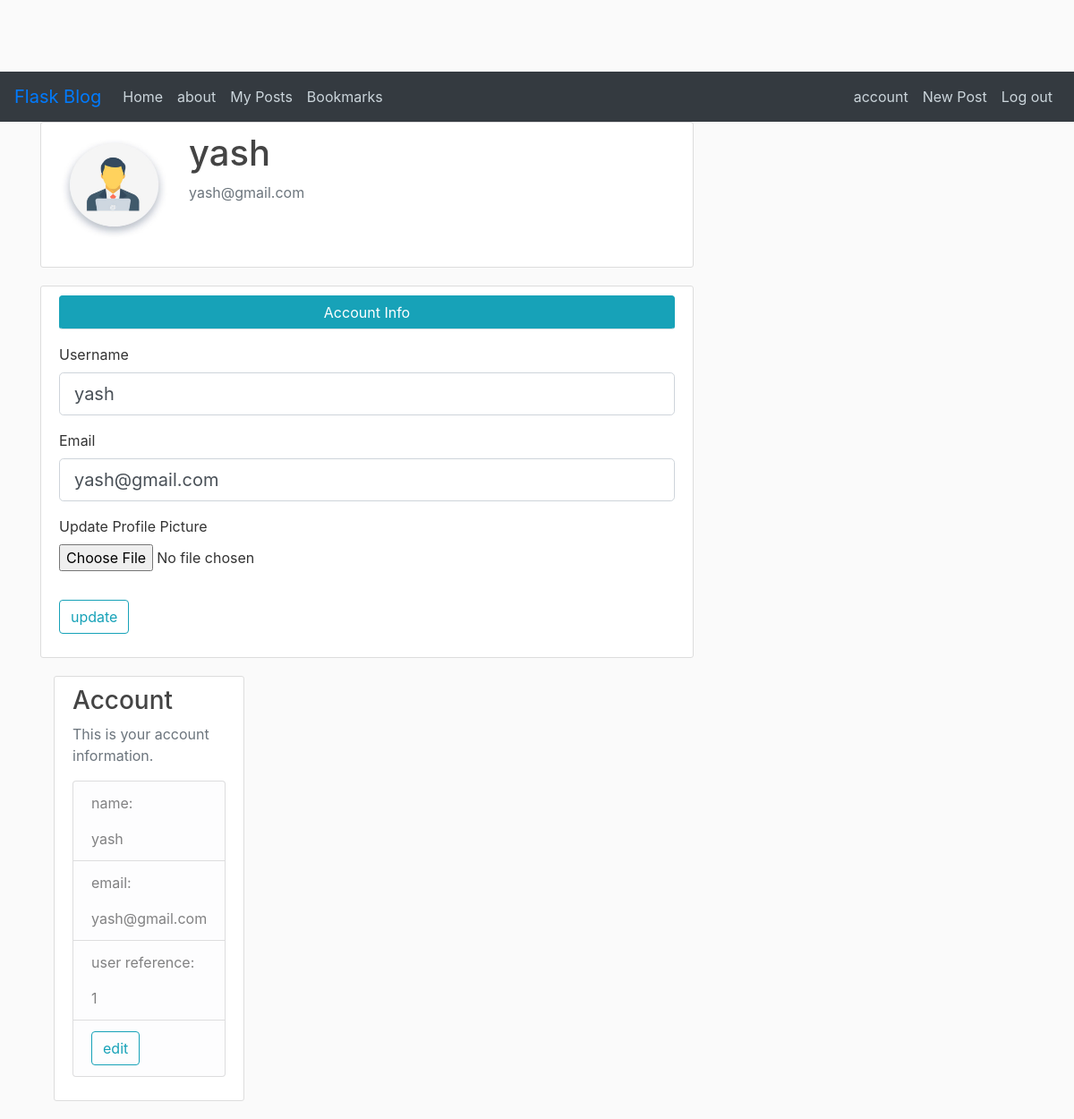
Page /account (signed in) on the committed database.
### flaskblog/models.py (models this page shows, shortened)
class User(db.Model, UserMixin):
	id = db.Column(db.Integer, primary_key = True)
	username = db.Column(db.String(20), unique = True, nullable = False)
	email = db.Column(db.String(120), unique = True, nullable = False)
	image_file = db.Column(db.String(20), nullable = False, default = 'default.jpg')
	password = db.Column(db.String(60), nullable = False)
	posts = db.relationship('Post', backref = 'author', lazy = True)
	bookmarks = db.relationship('Post', secondary=user_bookmarks, backref=db.backref('users', lazy='dynamic'))
	comments = db.relationship('Comment', backref = 'commenter', lazy= True)

### flaskblog/routes.py (the view)
@app.route("/account", methods=['GET', 'POST'])
@login_required
def account():
	image_file = url_for('static', filename='profile_pics/' + current_user.image_file)
	form = UpdateForm()
	if form.validate_on_submit():
		if form.picture.data:
			picture_file = save_picture(form.picture.data)
			current_user.image_file = picture_file
		current_user.username = form.username.data
		current_user.email = form.email.data
		db.session.commit()
		flash('Info has been updated', 'success')
		return redirect(url_for('account'))
	elif request.method == 'GET':
		form.username.data = current_user.username
		form.email.data = current_user.email
	return render_template('account.html', title='Account', form = form, image_file = image_file)

### flaskblog/forms.py (shortened to what this page needs)
class UpdateForm(FlaskForm):
	username = StringField('Username', validators=[DataRequired(), Length(min=2, max=20)])
	email = StringField('Email', validators=[DataRequired(), Email()])
	picture = FileField('Update Profile Picture', validators = [FileAllowed(['jpg', 'png'])])
	submit = SubmitField('update')

### flaskblog/models.py (called while the page is built)
@login_manager.user_loader
def load_user(user_id):
	return User.query.get(int(user_id))

### flaskblog/templates/account.html (shortened to what this page needs)
 {% extends "layout.html" %}
{% block content %}
<div class="content-section">
  <div class="media">
    <img class="rounded-circle account-img" src="{{ image_file }}">
    <div class="media-body">
      <h2 class="account-heading">{{ current_user.username }}</h2>
      <p class="text-secondary">{{ current_user.email }}</p>
    </div>
  </div>
 </div>
  <div class="content-section">
		<form method="POST" action="" enctype="multipart/form-data">
			<fieldset class="form-group">
				<legend class="border-bottom mb-3 btn btn-info">Account Info</legend>
				<div class="form-group">
					{{ form.username.label(class="form-control-label") }}
					{{ form.username(class="form-control form-control-lg") }}
				</div>
				<div class="form-group">
					{{ form.email.label(class="form-control-label") }}
					{{ form.email(class="form-control form-control-lg") }}
				</div>
				<div class="form-group">
					{{ form.picture.label() }}
					{{ form.picture(class="form-control-file") }}
				</div>
			</fieldset>
			<div class="form-group">
				{{ form.submit(class="btn btn-outline-info") }}
			</div>
		</form>
{% endblock content %}

### flaskblog/templates/layout.html (shortened to what this page needs)
<!DOCTYPE html>
<html>
<head>
      <link rel="stylesheet" href="https://maxcdn.bootstrapcdn.com/bootstrap/4.0.0/css/bootstrap.min.css">
      <link rel="stylesheet" href="https://use.fontawesome.com/releases/v5.7.0/css/all.css">
    <link rel="stylesheet" type="text/css" href="{{ url_for('static', filename='main.css') }}">
</head>
<body>
    <header class="site-header">
      <nav class="navbar navbar-expand-lg navbar-primary bg-dark">
        <a class="navbar-brand" href="#">Flask Blog</a>
        <div class="collapse navbar-collapse" id="navbarNav">
          <ul class="navbar-nav">
            <li class="nav-item active">
              <a class="nav-link" href="{{ url_for('home') }}">Home <span class="sr-only">(current)</span></a>
            </li>
            <li class="nav-item">
              <a class="nav-link" href="{{ url_for('about') }}">about</a>
            </li>
            {% if current_user.is_authenticated %}
              <li class="nav-item"><a class = "nav-link" href="{{ url_for('myposts') }}">My Posts</a></li>
              <li class="nav-item"><a class = "nav-link" href="{{ url_for('bookmarks', user_id = current_user.id) }}">Bookmarks</a></li>
            {% endif %}
          </ul>
        </div>
            <ul class="nav navbar-nav navbar-right">
              {% if current_user.is_authenticated %}
                <li class="nav-item"><a class = "nav-link" href="{{ url_for('account') }}">account</a></li>
                <li class="nav-item"><a class = "nav-link" href="{{ url_for('new') }}">New Post</a></li>
                <li class="nav-item"><a class = "nav-link" href="{{ url_for('logout') }}">Log out</a></li>
              {% else %}
                <li class="nav-item"><a class = "nav-link" href="{{ url_for('register') }}">sign up</a></li>
                <li class="nav-item"><a class = "nav-link" href="{{ url_for('login') }}">Log in</a></li>
              {% endif %}
          </ul>
      </nav>
    </header>
    <main role="main" class="container">
      <div class="row">
        <div class="col-md-8">
          {% block content %}{% endblock %}
        </div>
        {% if current_user.is_authenticated %}
          <div class="col-md-4">
            <div class="content-section">
              <h3>Account</h3>
              <p class='text-muted'>This is your account information.
                <ul class="list-group">
                  <li class="list-group-item list-group-item-light"><p>name: </p>{{current_user.username}}</li>
                  <li class="list-group-item list-group-item-light"><p>email: </p>{{current_user.email}}</li>
                  <li class="list-group-item list-group-item-light"><p>user reference: </p>{{current_user.id}}</li>
                  <li class="list-group-item list-group-item-light"><a href="{{ url_for('account') }}" class="btn btn-outline-info">edit</a></li>
                </ul>
              </p>
            </div>
          </div>
        {% endif %}
      </div>
    </main>
</body>
</html>

### flaskblog/static/main.css (style rules this page uses)
body { background: #fafafa; color: #333333; margin-top: 5rem; }
h1, h2, h3, h4, h5, h6 { color: #444444; }
.site-header .navbar-nav .nav-link { color: #cbd5db; }
.content-section { background: #ffffff; padding: 10px 20px; border: 1px solid #dddddd; border-radius: 3px; margin-bottom: 20px; }
.account-img { height: 125px; width: 125px; margin-right: 20px; margin-bottom: 16px; }
.account-heading { font-size: 2.5rem; }

### rows in the picture
User: username "yash", email "yash@gmail.com", id "1"
